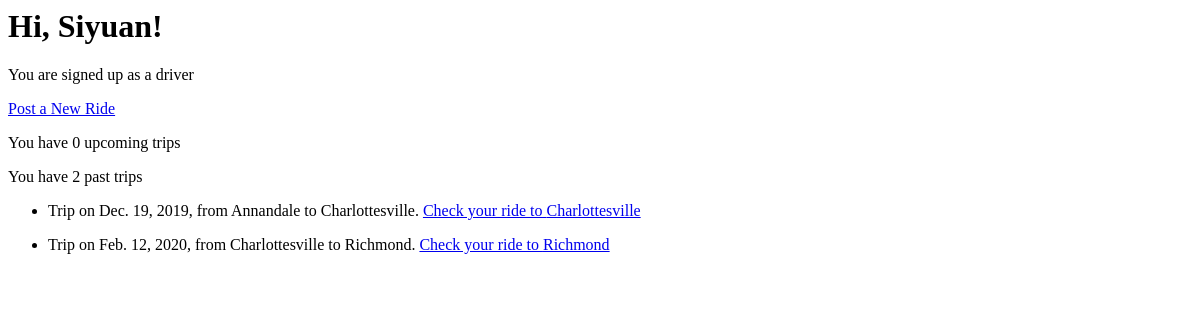
Before: /1/driver_profile with the older database file.
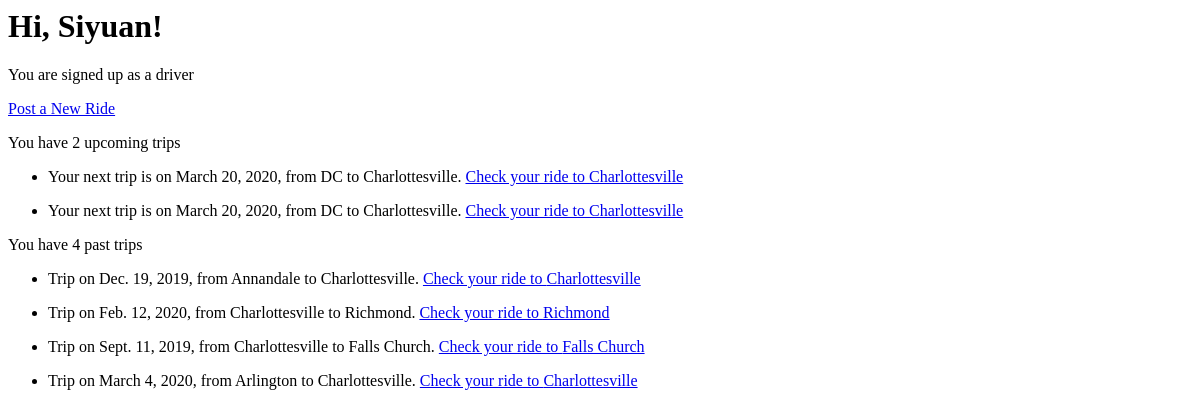
After: the same page with the newer database file.
### Rideshare_app/models.py (models this page shows, shortened)
class Driver(models.Model):
    first_name = models.CharField(max_length = 30)
    last_name = models.CharField(max_length = 30)
    email = models.CharField(max_length = 100)

class Ride(models.Model):
    departure_location = models.CharField(max_length = 30)
    destination_location = models.CharField(max_length = 30)
    date = models.DateField()
    driver = models.ForeignKey(Driver, null = True, on_delete = models.CASCADE)
    riders = models.ManyToManyField(Rider, blank = True)

### Rideshare_app/views.py (the view)
# urls.py: path('<int:driver_id>/driver_profile', views.driver_profile, name= 'driver_profile'),
def driver_profile(request, driver_id):
    driver = get_object_or_404(Driver, pk = driver_id)
    upcoming_rides_list = Ride.objects.filter(driver = driver_id, date__gte = timezone.now())
    past_rides = Ride.objects.filter(driver = driver_id, date__lt = timezone.now())
    context = {"driver" : driver, "upcoming_rides_list" : upcoming_rides_list,
                "past_rides" : past_rides}
    return render(request, 'Rideshare_app/driver_profile.html', context)

### Rideshare_app/templates/Rideshare_app/driver_profile.html
<html>
<head>
  <h1> Hi, {{driver.first_name}}! </h1>
  <p> You are signed up as a driver </p>
  <p> <a href=" {% url 'post_ride_driver' driver.id%}">Post a New Ride</a> </p>
</head>
<body>
  <p> You have {{upcoming_rides_list.count}} upcoming trips </p>
  <ul>
  {% for ride in upcoming_rides_list %}
  <li>
    <p>Your next trip is on {{ride.date}}, from {{ride.departure_location}} to {{ride.destination_location}}.
    <a href=" {% url 'ride' ride.id%}"> Check your ride to {{ride.destination_location}} </a>
    </p>
  </li>
  {% endfor %}
  </ul>
  <p> You have {{past_rides.count}} past trips </p>
  <ul>
  {% for ride in past_rides %}
  <li>
    <p> Trip on {{ride.date}}, from {{ride.departure_location}} to {{ride.destination_location}}.
    <a href=" {% url 'ride' ride.id%}"> Check your ride to {{ride.destination_location}} </a>
    </p>
  </li>
  {% endfor %}
  </ul>
</body>
</html>

Changed rows visible on the page:
added Ride: date "March 20, 2020", departure_location "DC", destination_location "Charlottesville", shown under "Hi, Siyuan!"
added Ride: date "March 20, 2020", departure_location "DC", destination_location "Charlottesville", shown under "Hi, Siyuan!"
added Ride: date "Sept. 11, 2019", departure_location "Charlottesville", destination_location "Falls Church"
added Ride: date "March 4, 2020", departure_location "Arlington", destination_location "Charlottesville"
Other visible differences:
{{ upcoming_rides_list.count }}: "0" → "2"
{{ past_rides.count }}: "2" → "4"
